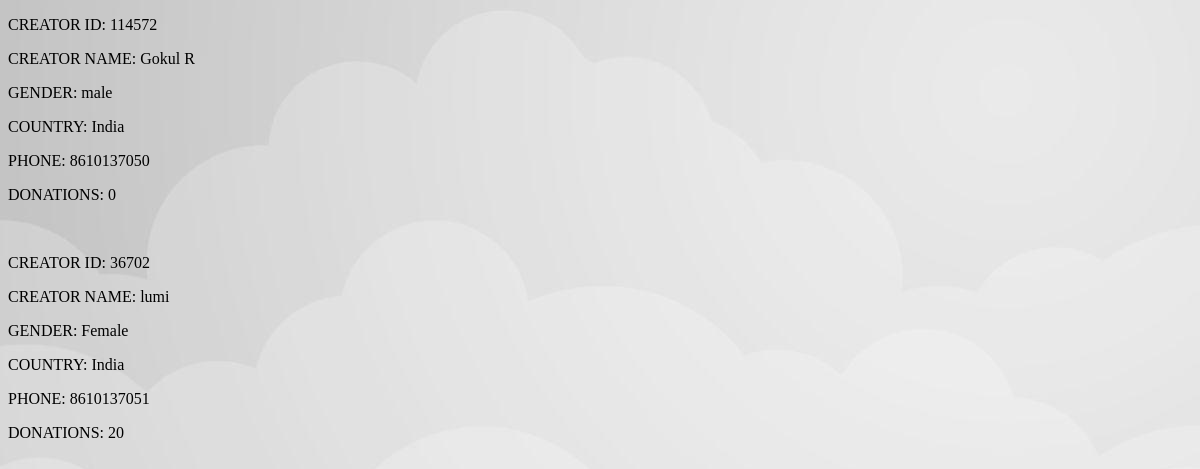
/view_creator.php, run on an earlier commit of the app's database.
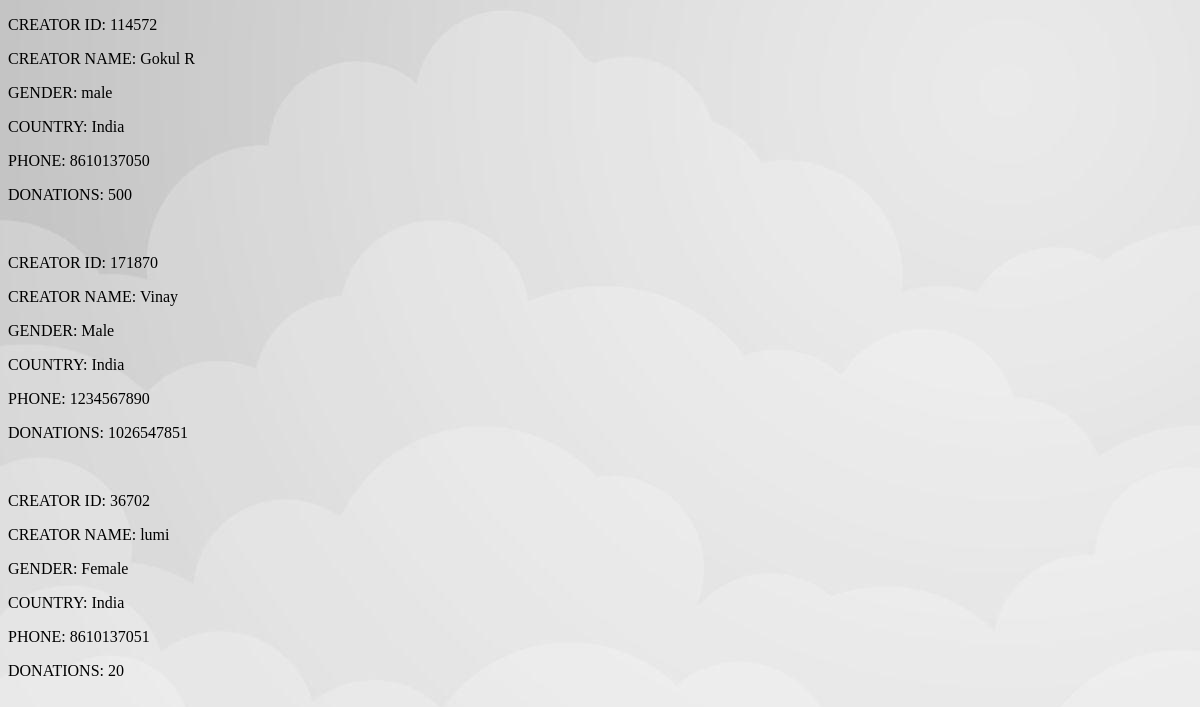
And on a later commit of the database.
### tables this page shows
CREATE TABLE IF NOT EXISTS `creator` (
  `cr_id` varchar(10) NOT NULL,
  `cr_name` varchar(50) DEFAULT NULL,
  `gender` varchar(10) DEFAULT NULL,
  `country` varchar(50) DEFAULT NULL,
  `phone` varchar(50) DEFAULT NULL,
  `donations` varchar(10) DEFAULT NULL,
  PRIMARY KEY (`cr_id`),
  UNIQUE KEY `phone` (`phone`)
);

### view_creator.php (the view, shortened to what this page needs)
<!DOCTYPE html>
<html>
<head>
</head>
<body>
	<?php
    $server="localhost";
    $un="root";
    $pwd="";
    $db="mov_gallery";
    $con=mysqli_connect($server,$un,$pwd,$db);
       $query = "SELECT * FROM creator";
       $result = mysqli_query($con, $query);
       if($result)
       {
       while($row = mysqli_fetch_array($result))
        {
          echo '
             <tr>
               <td>
                 <p>CREATOR ID: '.$row['cr_id'].'</p>
                 <p>CREATOR NAME: '.$row['cr_name'].'</p>
                </td>
             </tr>
                ';
          echo  "<p>GENDER: ".$row['gender']."</p>";
          echo  "<p>COUNTRY: ".$row['country']."</p>";
          echo  "<p>PHONE: ".$row['phone']."</p>";
          echo  "<p>DONATIONS: ".$row['donations']."</p>";
          echo "<br>";
         }
         }
         else
         {
          echo '<script>alert("NO DATA AVAILABLE! PLEASE ADD DETAILS")</script>';
         }
      ?>
</body>
</html>

### view_creator.php (style rules this page uses)
body { background-image: url('clou.jpeg'); }

What changed in the data, as far as the page shows it:
changed creator "Gokul R": donations "0" → "500"
added creator: cr_id "171870", cr_name "Vinay", gender "Male", country "India", phone "1234567890", donations "1026547851"
